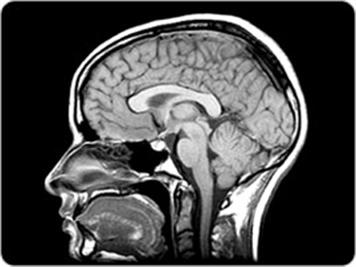
#> input picture images/brain_MRI.jpg, 356 x 267 px
$ python brain-segmentation.py
#> lines starting #> are read from the running program, lines starting #| are printed output that depends on the picture; after the words box and inside, x2 and y2 are one past the last pixel; in counts of white or black regions, pixels touching at a corner belong together
import cv2
import numpy as np
from matplotlib import pyplot as plt

img = cv2.imread('../images/brain_MRI.jpg', 0)
#> img is the input picture: shape (267, 356); min 0, max 255, mean 71.4

# Binarize the image
ret, bin_img = cv2.threshold(img, 0, 255, cv2.THRESH_BINARY+cv2.THRESH_OTSU)
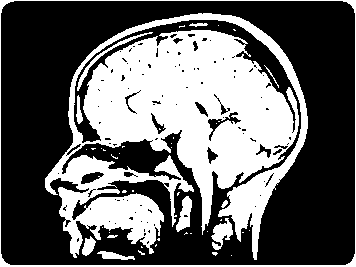
#> bin_img: shape (267, 356); 39% white; 45 white regions (33 under 20 px), largest, box (x1, y1, x2, y2) and area: (45, 13, 308, 260) 33563, (0, 0, 356, 267) 1768, (211, 218, 233, 250) 368
#> ret = 88

# Erode the image
kernel = cv2.getStructuringElement(cv2.MORPH_ELLIPSE,(5,5))
erosion = cv2.erode(bin_img, kernel, iterations=1)
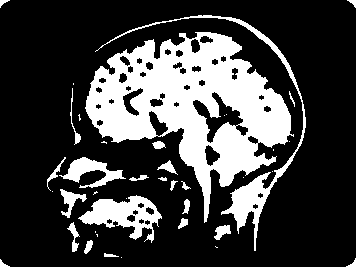
#> erosion: shape (267, 356); 25.1% white; 40 white regions (16 under 20 px), largest, box (x1, y1, x2, y2) and area: (85, 32, 294, 223) 17189, (95, 15, 306, 251) 2388, (78, 195, 162, 243) 1821

# Find the components
n, mask = cv2.connectedComponents(erosion)
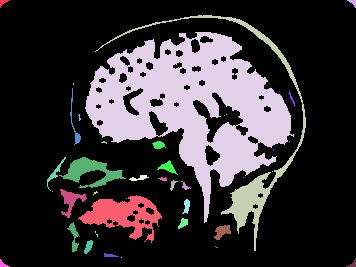
#> mask: shape (267, 356) int32; 41 distinct labels, from 0 to 40; one colour per label, 0 black
#> n = 41
mask[mask != 4] = 0
mask[mask != 0] = 1
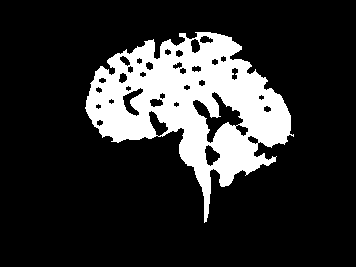
#> mask: shape (267, 356) int32; values 0 (black) and 1 (white), 18.1% white; 1 white region, box (x1, y1, x2, y2) and area: (85, 32, 294, 223) 17189

mask = cv2.dilate(mask.astype(np.uint8), kernel, iterations=1)
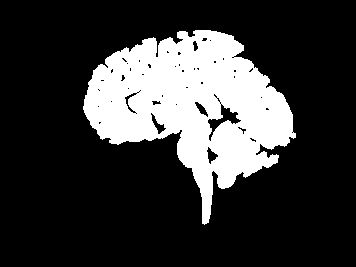
#> mask: shape (267, 356); values 0 (black) and 1 (white), 21.9% white; 1 white region, box (x1, y1, x2, y2) and area: (83, 30, 296, 225) 20854

# Final image
brain_img = img * mask
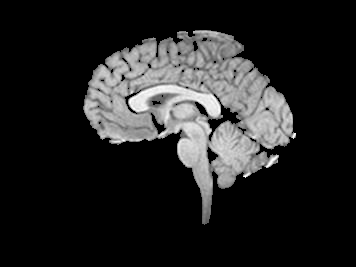
#> brain_img: shape (267, 356); min 0, max 255, mean 35.7

plt.subplot(2, 2, 1), plt.title('Original image')
plt.imshow(img, cmap='gray')
plt.xticks([]), plt.yticks([])

plt.subplot(2, 2, 2), plt.title('Eroded image')
plt.imshow(erosion, cmap='gray')
plt.xticks([]), plt.yticks([])

plt.subplot(2, 2, 3), plt.title('Mask')
plt.imshow(mask, cmap='gray')
plt.xticks([]), plt.yticks([])

plt.subplot(2, 2, 4), plt.title('Segmented Brain')
plt.imshow(brain_img, cmap='gray')
plt.xticks([]), plt.yticks([])

plt.show()
